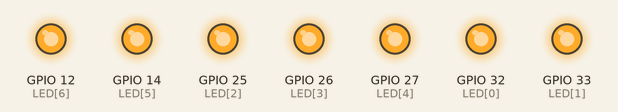
Simulated run of this sketch. Board: ESP32. On the bench: output pins drawn as LEDs (lit = HIGH).

Above: at 0.5 s.
At 1.5 s:
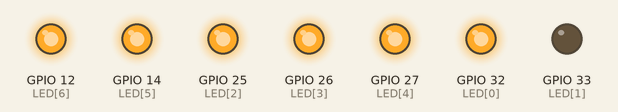
At 2.5 s:
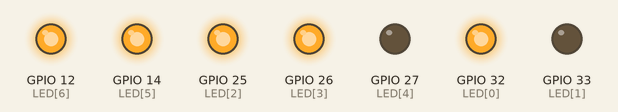
Timing chart, 0 to 3.5 s (numbered marks = the images above):
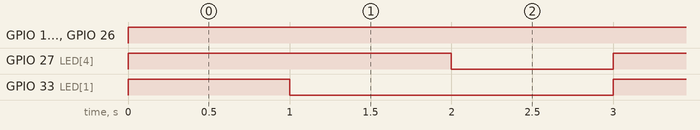

Measured:
- by itself, GPIO 12 (LED[6]), GPIO 14 (LED[5]), GPIO 25 (LED[2]), GPIO 26 (LED[3]): LOW → HIGH at 0.00 s
- by itself, GPIO 27 (LED[4]): alternates HIGH for 2.0 s and LOW for 1.0 s
- by itself, GPIO 33 (LED[1]): alternates HIGH for 1.0 s and LOW for 2.0 s

The sketch:

Baldomer_exam865.ino
```cpp
//                     A   B   C   D    E   F  G
const uint8_t LED[] = {32, 33, 25, 26, 27, 14, 12};

void setup() {

for (int i=0; i < 7; i++){ //ABCDEFG
  pinMode(LED[i], OUTPUT);
}

}

void loop() {
  //Number 8
  digitalWrite(32, 1);
  digitalWrite(33, 1);
  digitalWrite(25, 1);
  digitalWrite(26, 1);
  digitalWrite(27, 1);
  digitalWrite(14, 1);
  digitalWrite(12, 1);
  delay(1000);
  //Number 6
  digitalWrite(32, 1);
  digitalWrite(33, 0);
  digitalWrite(25, 1);
  digitalWrite(26, 1);
  digitalWrite(27, 1);
  digitalWrite(14, 1);
  digitalWrite(12, 1);
  delay(1000);
  //Number 5
  digitalWrite(32, 1);
  digitalWrite(33, 0);
  digitalWrite(25, 1);
  digitalWrite(26, 1);
  digitalWrite(27, 0);
  digitalWrite(14, 1);
  digitalWrite(12, 1);
  delay(1000);

}
```
